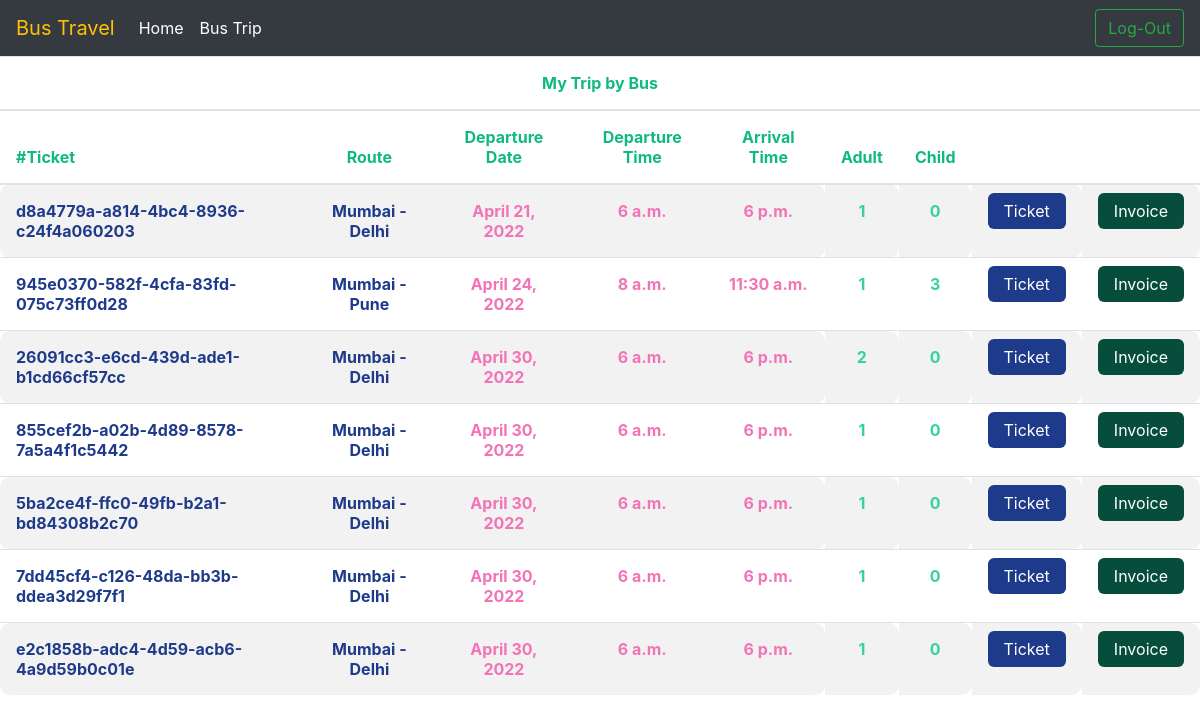
The app's page /main/mytrips/ (signed in) with its own data.
### main/models.py (models this page shows, shortened)
class BusTrip(models.Model):
    ticket = models.UUIDField(default=uuid.uuid4, editable=False, unique=True)
    user = models.ForeignKey(User, on_delete=models.CASCADE)
    bus = models.ForeignKey(BusChart, on_delete=models.CASCADE)
    adult = models.BigIntegerField()
    child = models.BigIntegerField()
    totalcost = models.FloatField()
    departureDate = models.DateField()
    payment = models.CharField(max_length=120)

class BusChart(models.Model):
    fromP           = models.ForeignKey(Places, on_delete=models.CASCADE, related_name="fromPB")
    toP             = models.ForeignKey(Places, on_delete=models.CASCADE, related_name="toPB")
    departure       = models.TimeField()
    arival          = models.TimeField()
    adultcost       = models.FloatField()
    childcost       = models.FloatField()
    def __str__(self):
        return (self.fromP.name + " - " + self.toP.name)

class Places(models.Model):
    name            = models.CharField(max_length=120)

### main/views.py (the view)
# urls.py: path('mytrips/', mytripBus, name="mytrip-bus"),
@login_required(login_url='/main/login/')
def mytripBus(request, *args, **kwargs):
    uid = request.user.id
    user = User.objects.get(id=uid)
    trip = BusTrip.objects.filter(user=user).order_by('departureDate')
    context = {
        'trip': trip,
        'tripby': "Bus"
    }
    return render(request, 'main/mytrip.html', context)

### main/templates/main/mytrip.html (shortened to what this page needs)
<link href="https://unpkg.com/tailwindcss@^2/dist/tailwind.min.css" rel="stylesheet">
<nav class="navbar navbar-expand-lg navbar-dark bg-dark">
  <a class="navbar-brand text-warning" href="">Bus Travel</a>
  <div class="collapse navbar-collapse" id="navbarTogglerDemo03">
    <ul class="navbar-nav mr-auto mt-2 mt-lg-0">
      <li class="nav-item active">
        <a class="nav-link" href="/">Home <span class="sr-only">(current)</span></a>
      </li>
      <li class="nav-item active">
        <a class="nav-link" href="/main/mytrips/">Bus Trip <span class="sr-only">(current)</span></a>
      </li>
    </ul>
      <a href="/main/log-out/"><button class="btn btn-outline-success my-2 my-sm-0" type="submit">Log-Out</button></a>
  </div>
</nav>
<link href="//maxcdn.bootstrapcdn.com/bootstrap/4.0.0/css/bootstrap.min.css" rel="stylesheet" id="bootstrap-css">
<table class="table table-striped">
  <thead>
    <tr>
		<th class="p-3 text-green-500 text-center" colspan=10>My Trip by {{tripby}}</th>
	</tr>
    <tr>
      <th class="p-3 text-green-500">#Ticket</th>
		<th class="p-3 text-center text-green-500">Route</th>
		<th class="p-3 text-center text-green-500">Departure Date</th>
		<th class="p-3 text-center text-green-500">Departure Time</th>
		<th class="p-3 text-center text-green-500">Arrival Time</th>
		<th class="p-3 text-center text-green-500">Adult</th>
		<th class="p-3 text-center text-green-500">Child</th>
		<th class="p-3 text-center"></th>
		<th class="p-3 text-center"></th>
    </tr>
  </thead>
  <tbody>
    {% for t in trip %}
					<tr>
                    <td class="p-3 font-bold text-blue-900">
							{{t.ticket}}
						</td>
                        <td class="p-3 font-bold text-blue-900 text-center">
							{{t.bus}}
						</td>
						<td class="p-3 font-bold text-pink-400 text-center">
							{{t.departureDate}}
						</td>
						<td class="p-3 font-bold text-pink-400 text-center">
							{{t.bus.departure}}
						</td>
						<td class="p-3 font-bold text-pink-400 text-center">
							{{t.bus.arival}}
						</td>
                        <td class="p-3 font-bold text-green-400 text-center">
							{{t.adult}}
						</td>
                        <td class="p-3 font-bold text-green-400 text-center">
							{{t.child}}
						</td>
						{% if t.payment == "Complete" %}
						<td class="p-3 text-center">
							<a href="/main/ticket/{{t.id}}/"><span class="bg-blue-900 text-white rounded-md px-3 py-2">Ticket</span></a>
						</td>
						{% else %}
						<td class="p-3 text-center">
							<a href="/main/pay/{{t.id}}/"><span class="bg-red-900 text-white rounded-md px-3 py-2">Pay Now</span></a>
						</td>
						{% endif %}
                        <td class="p-3 text-center">
							<a href="/main/invoice/{{t.id}}/"><span class="bg-green-900 text-white rounded-md px-3 py-2">Invoice</span></a>
						</td>
					</tr>
				{% endfor %}
  </tbody>
</table>

### main/templates/main/mytrip.html (style rules this page uses)
.table { border-spacing: 0 15px; }
.table tr { border-radius: 20px; }
tr td:nth-child(n+5), tr th:nth-child(n+5) { border-radius: 0 .625rem .625rem 0; }
tr td:nth-child(1), tr th:nth-child(1) { border-radius: .625rem 0 0 .625rem; }

### records on screen
BusTrip: ticket "d8a4779a-a814-4bc4-8936-c24f4a060203", bus "Mumbai - Delhi", departureDate "April 21, 2022", bus.departure "6 a.m.", bus.arival "6 p.m.", adult "1", child "0"
BusTrip: ticket "945e0370-582f-4cfa-83fd-075c73ff0d28", bus "Mumbai - Pune", departureDate "April 24, 2022", bus.departure "8 a.m.", bus.arival "11:30 a.m.", adult "1", child "3"
BusTrip: ticket "26091cc3-e6cd-439d-ade1-b1cd66cf57cc", bus "Mumbai - Delhi", departureDate "April 30, 2022", bus.departure "6 a.m.", bus.arival "6 p.m.", adult "2", child "0"
BusTrip: ticket "855cef2b-a02b-4d89-8578-7a5a4f1c5442", bus "Mumbai - Delhi", departureDate "April 30, 2022", bus.departure "6 a.m.", bus.arival "6 p.m.", adult "1", child "0"
BusTrip: ticket "5ba2ce4f-ffc0-49fb-b2a1-bd84308b2c70", bus "Mumbai - Delhi", departureDate "April 30, 2022", bus.departure "6 a.m.", bus.arival "6 p.m.", adult "1", child "0"
BusTrip: ticket "7dd45cf4-c126-48da-bb3b-ddea3d29f7f1", bus "Mumbai - Delhi", departureDate "April 30, 2022", bus.departure "6 a.m.", bus.arival "6 p.m.", adult "1", child "0"
BusTrip: ticket "e2c1858b-adc4-4d59-acb6-4a9d59b0c01e", bus "Mumbai - Delhi", departureDate "April 30, 2022", bus.departure "6 a.m.", bus.arival "6 p.m.", adult "1", child "0"

### other values on screen
{{ tripby }} "Bus"
